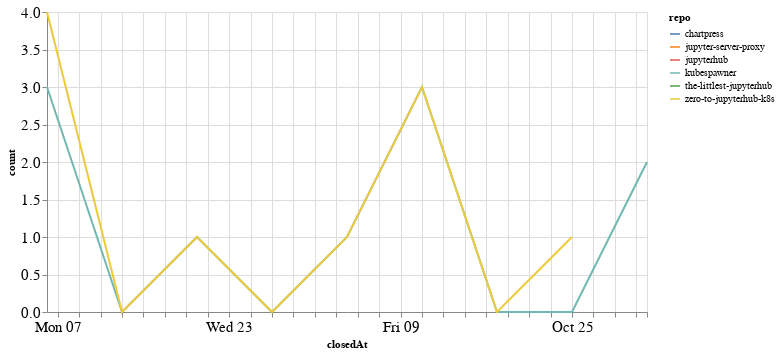

Notebook code cell kept with this figure:
### Code cell
closed_by_time = closed_by.groupby('repo').resample('W', on='closedAt').count()['author'].reset_index()
closed_by_time = closed_by_time.rename(columns={'author': 'count'})

alt.Chart(closed_by_time, width=600).mark_line().encode(
    x='closedAt',
    y='count',
    color='repo',
    tooltip="repo"
)

### Figure 1 — Vega-Lite specification as saved in the notebook (floating-point values rounded to 4 significant figures)
{"config": {"axisLeft": {"labelFontSize": 15}, "axisBottom": {"labelFontSize": 15}}, "data": {"name": "data-7162a2eb4fffd00b006f940f22e4a036"}, "mark": "line", "encoding": {"color": {"type": "nominal", "field": "repo"}, "tooltip": {"type": "nominal", "field": "repo"}, "x": {"type": "temporal", "field": "closedAt"}, "y": {"type": "quantitative", "field": "count"}}, "width": 600, "$schema": "https://vega.github.io/schema/vega-lite/v4.8.1.json", "datasets": {"data-7162a2eb4fffd00b006f940f22e4a036": [{"repo": "chartpress", "closedAt": "2020-11-01T00:00:00", "count": 1}, {"repo": "jupyter-server-proxy", "closedAt": "2020-09-20T00:00:00", "count": 2}, {"repo": "jupyterhub", "closedAt": "2020-09-20T00:00:00", "count": 1}, {"repo": "kubespawner", "closedAt": "2020-09-06T00:00:00", "count": 3}, {"repo": "kubespawner", "closedAt": "2020-09-13T00:00:00", "count": 0}, {"repo": "kubespawner", "closedAt": "2020-09-20T00:00:00", "count": 1}, {"repo": "kubespawner", "closedAt": "2020-09-27T00:00:00", "count": 0}, {"repo": "kubespawner", "closedAt": "2020-10-04T00:00:00", "count": 1}, {"repo": "kubespawner", "closedAt": "2020-10-11T00:00:00", "count": 3}, {"repo": "kubespawner", "closedAt": "2020-10-18T00:00:00", "count": 0}, {"repo": "kubespawner", "closedAt": "2020-10-25T00:00:00", "count": 0}, {"repo": "kubespawner", "closedAt": "2020-11-01T00:00:00", "count": 2}, {"repo": "the-littlest-jupyterhub", "closedAt": "2020-09-20T00:00:00", "count": 1}, {"repo": "zero-to-jupyterhub-k8s", "closedAt": "2020-09-06T00:00:00", "count": 4}, {"repo": "zero-to-jupyterhub-k8s", "closedAt": "2020-09-13T00:00:00", "count": 0}, {"repo": "zero-to-jupyterhub-k8s", "closedAt": "2020-09-20T00:00:00", "count": 1}, {"repo": "zero-to-jupyterhub-k8s", "closedAt": "2020-09-27T00:00:00", "count": 0}, {"repo": "zero-to-jupyterhub-k8s", "closedAt": "2020-10-04T00:00:00", "count": 1}, {"repo": "zero-to-jupyterhub-k8s", "closedAt": "2020-10-11T00:00:00", "count": 3}, {"repo": "zero-to-jupyterhub-k8s", "closedAt": "2020-10-18T00:00:00", "count": 0}, {"repo": "zero-to-jupyterhub-k8s", "closedAt": "2020-10-25T00:00:00", "count": 1}]}}
